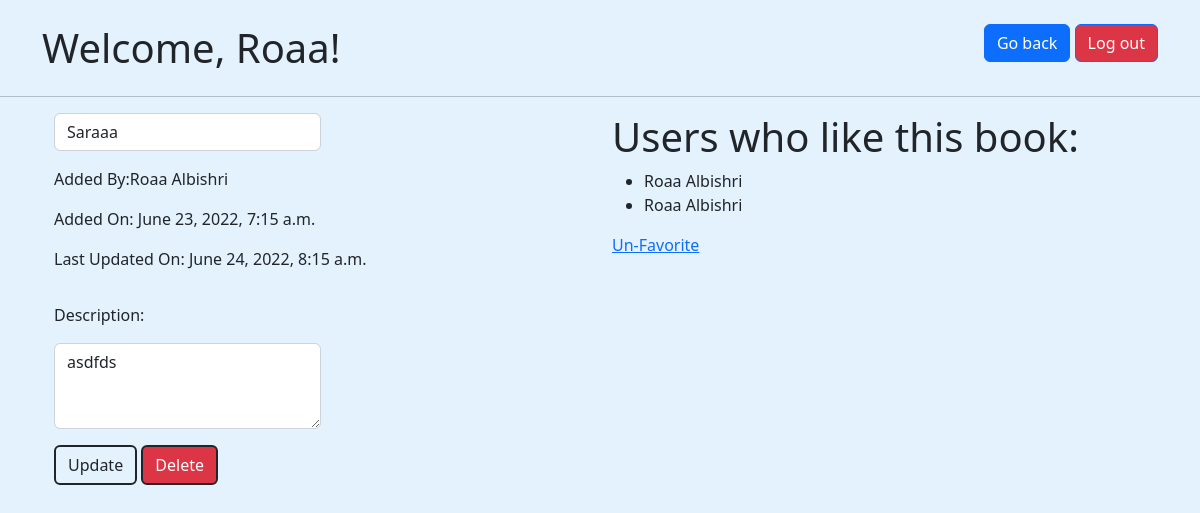
Page /show/2 (signed in) on the committed database.
### favBook_app/models.py (models this page shows)
class User(models.Model):
    fname = models.CharField(max_length=255)
    lname = models.CharField(max_length=255)
    email = models.EmailField(max_length=255)
    password = models.CharField(max_length=255)
    birthday = models.DateTimeField(default="1999-01-01")
    created_at = models.DateTimeField(auto_now_add=True)
    updated_at = models.DateTimeField(auto_now=True)
    objects = UserManager()

class Book(models.Model):
    title = models.CharField(max_length=255)
    description = models.TextField()
    created_at = models.DateTimeField(auto_now_add=True)
    updated_at = models.DateTimeField(auto_now=True)
    uploaded_by = models.ForeignKey(User,related_name="book_uploader",on_delete=models.CASCADE)
    users_who_like =models.ManyToManyField(User, related_name="liked_books")
    objects = BookManager()

### favBook_app/views.py (the view)
# urls.py: path('show/<int:book_id>',views.show_book),
def show_book(request, book_id):
    context = {
        "user": User.objects.get(id=request.session['user_id']),
        "book": Book.objects.get(id=book_id)
    }
    return render(request, 'books_index.html', context)

### favBook_app/templates/books_index.html (shortened to what this page needs)
<!doctype html>
<html lang="en">
<head>
    <link rel="stylesheet" href="https://cdn.jsdelivr.net/npm/bootstrap@5.2.0-beta1/dist/css/bootstrap.min.css"
>
</head>
<body  style="background-color: #e3f2fd;">
    <div class="container d-flex justify-content-between mt-4 ">
        <h1> Welcome, {{user.fname}}!</h1>
        <div class="actions">
            <a class="btn btn-primary" href="/show" role="button">Go back</a>
            <a class="btn btn-primary  text-bg-danger" href="/logout" role="button">Log out</a>
        </div>
    </div>
    <hr>
    <div class="container d-flex justify-content-between">
        <form class="container" action="/update_book/{{book.id}}" method="POST">
            <h1 class="display-4">
                {% if user.id == book.uploaded_by.id %}
                <div class="mb-3">
                    <div class="mb-3">
                        <input type="text" class="form-control w-50" name="title" value="{{book.title}}">
                    </div>
                </div>
                {% else %}
                <p>{{book.title}}</p>
                {% endif %}
            </h1>
            <p>Added By:{{book.uploaded_by.fname}} {{book.uploaded_by.lname}}</p>
            <p>Added On: {{book.created_at}}</p>
            <p>Last Updated On: {{book.updated_at}}</p>
            <p class="d-flex">
            <p>Description:</p>
            {% if user.id == book.uploaded_by.id %}
            <div class="mb-3">
                <textarea class="form-control w-50" name="description" rows="3">{{book.description}}</textarea>
            </div>
            <button type="submit" class="btn btn-white text-dark border border-2 border-dark">Update</button>
            <a class="btn btn-danger border border-2 border-dark" href="/delete_book/{{book.id}}"
                role="button">Delete</a>
            {% else %}
            <p> {{book.description}}</p>
            {% endif %}
            </p>
        </form>
        <div class="container">
            <h1>Users who like this book: </h1>
            <ul>
                {% for user in book.users_who_like.all %}
                <li>{{user.fname}} {{user.lname}}</li>
                {% endfor %}
            </ul>
            {% if user in book.users_who_like.all %}
                <a href="/unlikebook/{{book.id}}">Un-Favorite</a>
            {% else %}
                <a href="/likebook/{{book.id}}">Add to Favorites</a>
            {% endif %}
        </div>
    </div>
</body>
</html>

### rows in the picture
User: fname "Roaa", lname "Albishri"
Book: title "Saraaa", uploaded_by.fname "Roaa", uploaded_by.lname "Albishri", created_at "June 23, 2022, 7:15 a.m.", updated_at "June 24, 2022, 8:15 a.m.", description "asdfds"
User: fname "Roaa", lname "Albishri"
